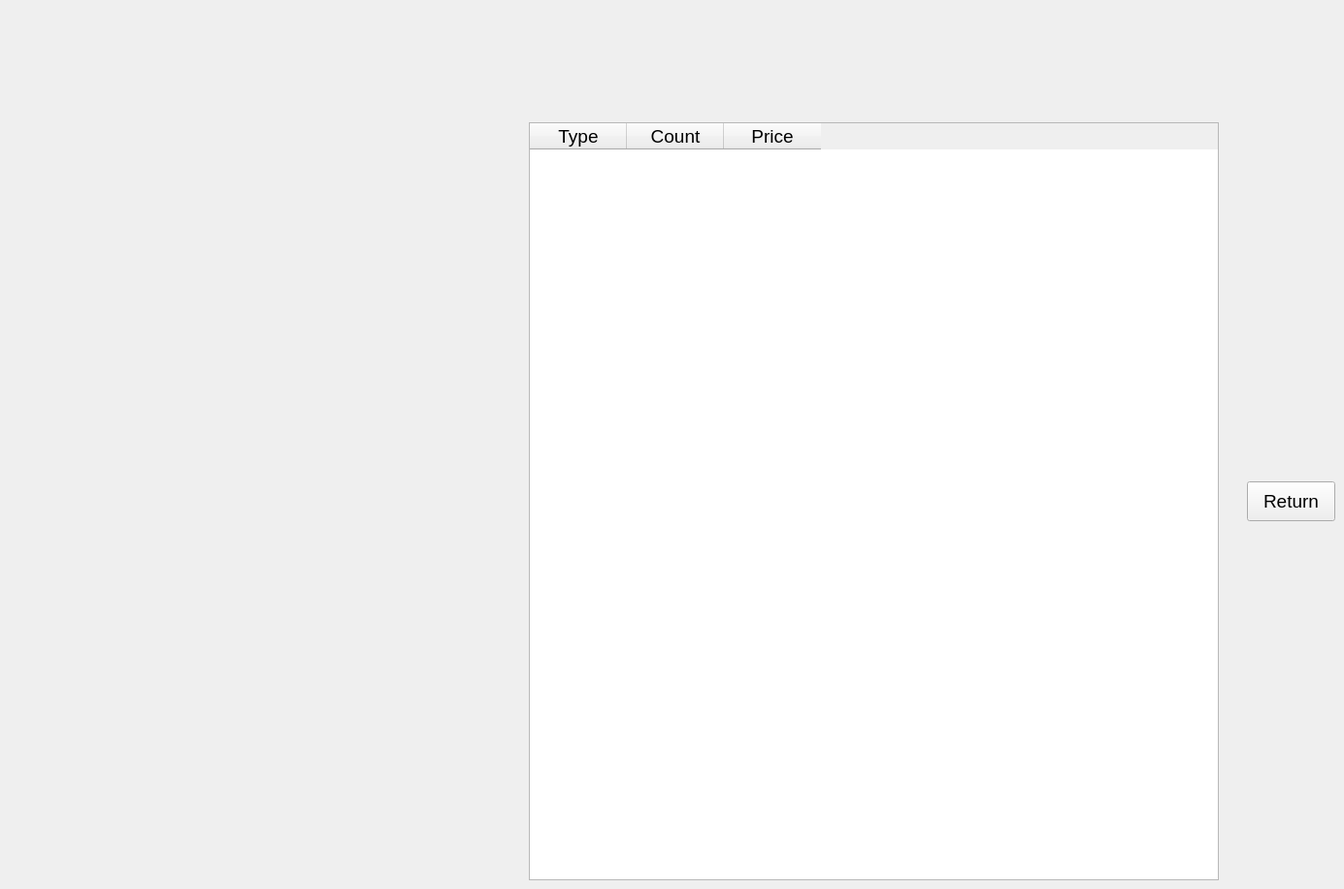
    <widget class="QWidget" name="pgOrderDryClean">
     <widget class="QWidget" name="widgetOrderDryClean" native="true">
      <property name="geometry">
       <rect>
        <x>545</x>
        <y>126</y>
        <width>831</width>
        <height>781</height>
       </rect>
      </property>
      <widget class="QTableWidget" name="tableWidgetDryCleanOptions">
       <property name="geometry">
        <rect>
         <x>0</x>
         <y>0</y>
         <width>711</width>
         <height>781</height>
        </rect>
       </property>
       <property name="font">
        <font>
         <pointsize>14</pointsize>
        </font>
       </property>
       <attribute name="verticalHeaderVisible">
        <bool>false</bool>
       </attribute>
       <column>
        <property name="text">
         <string>Type</string>
        </property>
        <property name="font">
         <font>
          <pointsize>14</pointsize>
         </font>
        </property>
       </column>
       <column>
        <property name="text">
         <string>Count</string>
        </property>
        <property name="font">
         <font>
          <pointsize>14</pointsize>
         </font>
        </property>
       </column>
       <column>
        <property name="text">
         <string>Price</string>
        </property>
        <property name="font">
         <font>
          <pointsize>14</pointsize>
         </font>
        </property>
       </column>
      </widget>
      <widget class="QPushButton" name="btnDryCleanReturn">
       <property name="geometry">
        <rect>
         <x>740</x>
         <y>370</y>
         <width>91</width>
         <height>41</height>
        </rect>
       </property>
       <property name="font">
        <font>
         <pointsize>14</pointsize>
        </font>
       </property>
       <property name="cursor">
        <cursorShape>PointingHandCursor</cursorShape>
       </property>
       <property name="text">
        <string>Return</string>
       </property>
       <property name="shortcut">
        <string>Esc</string>
       </property>
       <property name="checkable">
        <bool>false</bool>
       </property>
      </widget>
     </widget>
    </widget>
